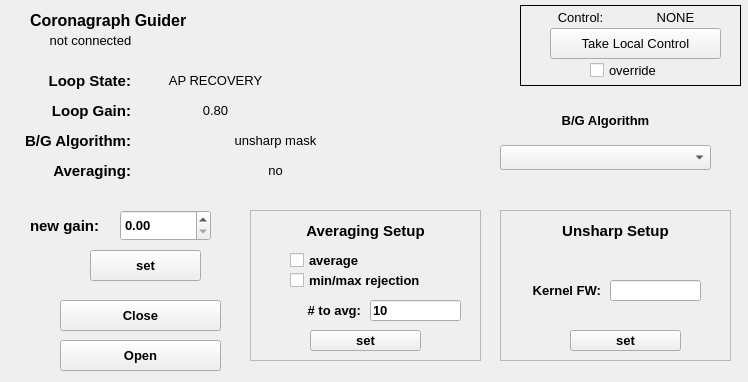
<?xml version="1.0" encoding="UTF-8"?>
<ui version="4.0">
 <class>CoronGuide</class>
 <widget class="QWidget" name="CoronGuide">
  <property name="geometry">
   <rect>
    <x>0</x>
    <y>0</y>
    <width>748</width>
    <height>382</height>
   </rect>
  </property>
  <property name="font">
   <font>
    <pointsize>10</pointsize>
    <weight>75</weight>
    <bold>true</bold>
   </font>
  </property>
  <property name="windowTitle">
   <string>Coronagraph Guider</string>
  </property>
  <widget class="QLabel" name="title">
   <property name="geometry">
    <rect>
     <x>30</x>
     <y>10</y>
     <width>271</width>
     <height>21</height>
    </rect>
   </property>
   <property name="font">
    <font>
     <pointsize>12</pointsize>
     <weight>75</weight>
     <bold>true</bold>
    </font>
   </property>
   <property name="text">
    <string>Coronagraph Guider</string>
   </property>
  </widget>
  <widget class="QLabel" name="StatusConnected">
   <property name="geometry">
    <rect>
     <x>20</x>
     <y>30</y>
     <width>141</width>
     <height>21</height>
    </rect>
   </property>
   <property name="font">
    <font>
     <pointsize>10</pointsize>
     <weight>50</weight>
     <bold>false</bold>
    </font>
   </property>
   <property name="text">
    <string>not connected</string>
   </property>
   <property name="alignment">
    <set>Qt::AlignCenter</set>
   </property>
  </widget>
  <widget class="QLabel" name="StatusCmode">
   <property name="geometry">
    <rect>
     <x>630</x>
     <y>7</y>
     <width>91</width>
     <height>21</height>
    </rect>
   </property>
   <property name="font">
    <font>
     <pointsize>10</pointsize>
     <weight>50</weight>
     <bold>false</bold>
    </font>
   </property>
   <property name="text">
    <string>NONE</string>
   </property>
   <property name="alignment">
    <set>Qt::AlignCenter</set>
   </property>
  </widget>
  <widget class="QLabel" name="LabelCmode">
   <property name="geometry">
    <rect>
     <x>550</x>
     <y>7</y>
     <width>61</width>
     <height>21</height>
    </rect>
   </property>
   <property name="font">
    <font>
     <pointsize>10</pointsize>
     <weight>50</weight>
     <bold>false</bold>
    </font>
   </property>
   <property name="text">
    <string>Control:</string>
   </property>
   <property name="alignment">
    <set>Qt::AlignCenter</set>
   </property>
  </widget>
  <widget class="QPushButton" name="ButtonTakeLocal">
   <property name="geometry">
    <rect>
     <x>550</x>
     <y>28</y>
     <width>171</width>
     <height>31</height>
    </rect>
   </property>
   <property name="font">
    <font>
     <weight>50</weight>
     <bold>false</bold>
    </font>
   </property>
   <property name="text">
    <string>Take Local Control</string>
   </property>
  </widget>
  <widget class="QCheckBox" name="checkBoxOverride">
   <property name="geometry">
    <rect>
     <x>590</x>
     <y>60</y>
     <width>85</width>
     <height>21</height>
    </rect>
   </property>
   <property name="font">
    <font>
     <weight>50</weight>
     <bold>false</bold>
    </font>
   </property>
   <property name="text">
    <string>override</string>
   </property>
  </widget>
  <widget class="QPushButton" name="buttonOpen">
   <property name="geometry">
    <rect>
     <x>60</x>
     <y>340</y>
     <width>161</width>
     <height>31</height>
    </rect>
   </property>
   <property name="text">
    <string>Open</string>
   </property>
  </widget>
  <widget class="QLabel" name="labelCurrentState">
   <property name="geometry">
    <rect>
     <x>20</x>
     <y>70</y>
     <width>111</width>
     <height>21</height>
    </rect>
   </property>
   <property name="font">
    <font>
     <pointsize>11</pointsize>
     <weight>75</weight>
     <bold>true</bold>
    </font>
   </property>
   <property name="text">
    <string>Loop State:</string>
   </property>
   <property name="alignment">
    <set>Qt::AlignRight|Qt::AlignTrailing|Qt::AlignVCenter</set>
   </property>
  </widget>
  <widget class="QLabel" name="labelLoopState">
   <property name="geometry">
    <rect>
     <x>140</x>
     <y>70</y>
     <width>151</width>
     <height>21</height>
    </rect>
   </property>
   <property name="font">
    <font>
     <pointsize>10</pointsize>
     <weight>50</weight>
     <bold>false</bold>
    </font>
   </property>
   <property name="text">
    <string>AP RECOVERY</string>
   </property>
   <property name="alignment">
    <set>Qt::AlignCenter</set>
   </property>
  </widget>
  <widget class="QFrame" name="cModeFrame">
   <property name="geometry">
    <rect>
     <x>520</x>
     <y>5</y>
     <width>221</width>
     <height>81</height>
    </rect>
   </property>
   <property name="frameShape">
    <enum>QFrame::Box</enum>
   </property>
   <property name="frameShadow">
    <enum>QFrame::Plain</enum>
   </property>
   <property name="lineWidth">
    <number>1</number>
   </property>
  </widget>
  <widget class="QLabel" name="labelLoopGain">
   <property name="geometry">
    <rect>
     <x>140</x>
     <y>100</y>
     <width>151</width>
     <height>21</height>
    </rect>
   </property>
   <property name="font">
    <font>
     <pointsize>10</pointsize>
     <weight>50</weight>
     <bold>false</bold>
    </font>
   </property>
   <property name="text">
    <string>0.80</string>
   </property>
   <property name="alignment">
    <set>Qt::AlignCenter</set>
   </property>
  </widget>
  <widget class="QLabel" name="labelGain">
   <property name="geometry">
    <rect>
     <x>20</x>
     <y>100</y>
     <width>111</width>
     <height>21</height>
    </rect>
   </property>
   <property name="font">
    <font>
     <pointsize>11</pointsize>
     <weight>75</weight>
     <bold>true</bold>
    </font>
   </property>
   <property name="text">
    <string>Loop Gain:</string>
   </property>
   <property name="alignment">
    <set>Qt::AlignRight|Qt::AlignTrailing|Qt::AlignVCenter</set>
   </property>
  </widget>
  <widget class="QPushButton" name="buttonClosePause">
   <property name="geometry">
    <rect>
     <x>60</x>
     <y>300</y>
     <width>161</width>
     <height>31</height>
    </rect>
   </property>
   <property name="text">
    <string>Close</string>
   </property>
  </widget>
  <widget class="QLabel" name="labelNewGain">
   <property name="geometry">
    <rect>
     <x>30</x>
     <y>215</y>
     <width>91</width>
     <height>21</height>
    </rect>
   </property>
   <property name="font">
    <font>
     <pointsize>11</pointsize>
     <weight>75</weight>
     <bold>true</bold>
    </font>
   </property>
   <property name="text">
    <string>new gain:</string>
   </property>
  </widget>
  <widget class="QDoubleSpinBox" name="gainSpinBox">
   <property name="geometry">
    <rect>
     <x>120</x>
     <y>210</y>
     <width>91</width>
     <height>31</height>
    </rect>
   </property>
   <property name="maximum">
    <double>1.000000000000000</double>
   </property>
   <property name="singleStep">
    <double>0.010000000000000</double>
   </property>
  </widget>
  <widget class="QPushButton" name="buttonSetGain">
   <property name="geometry">
    <rect>
     <x>90</x>
     <y>250</y>
     <width>111</width>
     <height>31</height>
    </rect>
   </property>
   <property name="text">
    <string>set</string>
   </property>
  </widget>
  <widget class="QComboBox" name="bgAlgoCombo">
   <property name="geometry">
    <rect>
     <x>500</x>
     <y>145</y>
     <width>211</width>
     <height>25</height>
    </rect>
   </property>
  </widget>
  <widget class="QLabel" name="labelNewGain_3">
   <property name="geometry">
    <rect>
     <x>500</x>
     <y>110</y>
     <width>211</width>
     <height>21</height>
    </rect>
   </property>
   <property name="font">
    <font>
     <pointsize>10</pointsize>
     <weight>75</weight>
     <bold>true</bold>
    </font>
   </property>
   <property name="text">
    <string>B/G Algorithm</string>
   </property>
   <property name="alignment">
    <set>Qt::AlignCenter</set>
   </property>
  </widget>
  <widget class="QLabel" name="labelGain_2">
   <property name="geometry">
    <rect>
     <x>0</x>
     <y>130</y>
     <width>131</width>
     <height>21</height>
    </rect>
   </property>
   <property name="font">
    <font>
     <pointsize>11</pointsize>
     <weight>75</weight>
     <bold>true</bold>
    </font>
   </property>
   <property name="text">
    <string>B/G Algorithm:</string>
   </property>
   <property name="alignment">
    <set>Qt::AlignRight|Qt::AlignTrailing|Qt::AlignVCenter</set>
   </property>
  </widget>
  <widget class="QLabel" name="labelBGAlgo">
   <property name="geometry">
    <rect>
     <x>140</x>
     <y>130</y>
     <width>271</width>
     <height>21</height>
    </rect>
   </property>
   <property name="font">
    <font>
     <pointsize>10</pointsize>
     <weight>50</weight>
     <bold>false</bold>
    </font>
   </property>
   <property name="text">
    <string>unsharp mask</string>
   </property>
   <property name="alignment">
    <set>Qt::AlignCenter</set>
   </property>
  </widget>
  <widget class="QLabel" name="labelAvgCurr">
   <property name="geometry">
    <rect>
     <x>140</x>
     <y>160</y>
     <width>271</width>
     <height>21</height>
    </rect>
   </property>
   <property name="font">
    <font>
     <pointsize>10</pointsize>
     <weight>50</weight>
     <bold>false</bold>
    </font>
   </property>
   <property name="text">
    <string>no</string>
   </property>
   <property name="alignment">
    <set>Qt::AlignCenter</set>
   </property>
  </widget>
  <widget class="QLabel" name="labelGain_3">
   <property name="geometry">
    <rect>
     <x>0</x>
     <y>160</y>
     <width>131</width>
     <height>21</height>
    </rect>
   </property>
   <property name="font">
    <font>
     <pointsize>11</pointsize>
     <weight>75</weight>
     <bold>true</bold>
    </font>
   </property>
   <property name="text">
    <string>Averaging:</string>
   </property>
   <property name="alignment">
    <set>Qt::AlignRight|Qt::AlignTrailing|Qt::AlignVCenter</set>
   </property>
  </widget>
  <widget class="QFrame" name="frame">
   <property name="geometry">
    <rect>
     <x>500</x>
     <y>210</y>
     <width>231</width>
     <height>151</height>
    </rect>
   </property>
   <property name="frameShape">
    <enum>QFrame::StyledPanel</enum>
   </property>
   <property name="frameShadow">
    <enum>QFrame::Raised</enum>
   </property>
   <widget class="QPushButton" name="kfwhmSetButton">
    <property name="geometry">
     <rect>
      <x>70</x>
      <y>120</y>
      <width>111</width>
      <height>21</height>
     </rect>
    </property>
    <property name="text">
     <string>set</string>
    </property>
   </widget>
   <widget class="QLabel" name="labelNewGain_2">
    <property name="geometry">
     <rect>
      <x>0</x>
      <y>70</y>
      <width>101</width>
      <height>21</height>
     </rect>
    </property>
    <property name="font">
     <font>
      <pointsize>10</pointsize>
      <weight>75</weight>
      <bold>true</bold>
     </font>
    </property>
    <property name="text">
     <string>Kernel FW:</string>
    </property>
    <property name="alignment">
     <set>Qt::AlignRight|Qt::AlignTrailing|Qt::AlignVCenter</set>
    </property>
   </widget>
   <widget class="QLineEdit" name="kfwhmEntry">
    <property name="geometry">
     <rect>
      <x>110</x>
      <y>70</y>
      <width>91</width>
      <height>21</height>
     </rect>
    </property>
    <property name="font">
     <font>
      <pointsize>10</pointsize>
     </font>
    </property>
   </widget>
   <widget class="QLabel" name="labelNewGain_5">
    <property name="geometry">
     <rect>
      <x>10</x>
      <y>10</y>
      <width>211</width>
      <height>21</height>
     </rect>
    </property>
    <property name="font">
     <font>
      <pointsize>11</pointsize>
      <weight>75</weight>
      <bold>true</bold>
     </font>
    </property>
    <property name="text">
     <string>Unsharp Setup</string>
    </property>
    <property name="alignment">
     <set>Qt::AlignCenter</set>
    </property>
   </widget>
  </widget>
  <widget class="QFrame" name="frame_2">
   <property name="geometry">
    <rect>
     <x>250</x>
     <y>210</y>
     <width>231</width>
     <height>151</height>
    </rect>
   </property>
   <property name="frameShape">
    <enum>QFrame::StyledPanel</enum>
   </property>
   <property name="frameShadow">
    <enum>QFrame::Raised</enum>
   </property>
   <widget class="QLabel" name="labelNewGain_6">
    <property name="geometry">
     <rect>
      <x>10</x>
      <y>10</y>
      <width>211</width>
      <height>21</height>
     </rect>
    </property>
    <property name="font">
     <font>
      <pointsize>11</pointsize>
      <weight>75</weight>
      <bold>true</bold>
     </font>
    </property>
    <property name="text">
     <string>Averaging Setup</string>
    </property>
    <property name="alignment">
     <set>Qt::AlignCenter</set>
    </property>
   </widget>
   <widget class="QCheckBox" name="useAvgCheck">
    <property name="geometry">
     <rect>
      <x>40</x>
      <y>40</y>
      <width>141</width>
      <height>20</height>
     </rect>
    </property>
    <property name="text">
     <string>average</string>
    </property>
   </widget>
   <widget class="QCheckBox" name="minMaxCheck">
    <property name="geometry">
     <rect>
      <x>40</x>
      <y>60</y>
      <width>161</width>
      <height>20</height>
     </rect>
    </property>
    <property name="text">
     <string>min/max rejection</string>
    </property>
   </widget>
   <widget class="QPushButton" name="avgSetButton">
    <property name="geometry">
     <rect>
      <x>60</x>
      <y>120</y>
      <width>111</width>
      <height>21</height>
     </rect>
    </property>
    <property name="text">
     <string>set</string>
    </property>
   </widget>
   <widget class="QLabel" name="labelNewGain_7">
    <property name="geometry">
     <rect>
      <x>10</x>
      <y>90</y>
      <width>101</width>
      <height>21</height>
     </rect>
    </property>
    <property name="font">
     <font>
      <pointsize>10</pointsize>
      <weight>75</weight>
      <bold>true</bold>
     </font>
    </property>
    <property name="text">
     <string># to avg:</string>
    </property>
    <property name="alignment">
     <set>Qt::AlignRight|Qt::AlignTrailing|Qt::AlignVCenter</set>
    </property>
   </widget>
   <widget class="QLineEdit" name="numAvgEntry">
    <property name="geometry">
     <rect>
      <x>120</x>
      <y>90</y>
      <width>91</width>
      <height>21</height>
     </rect>
    </property>
    <property name="font">
     <font>
      <pointsize>10</pointsize>
     </font>
    </property>
    <property name="text">
     <string>10</string>
    </property>
   </widget>
   <zorder>labelNewGain_6</zorder>
   <zorder>useAvgCheck</zorder>
   <zorder>minMaxCheck</zorder>
   <zorder>labelNewGain_2</zorder>
   <zorder>kfwhmEntry</zorder>
   <zorder>kfwhmSetButton_2</zorder>
   <zorder>avgSetButton</zorder>
   <zorder>labelNewGain_7</zorder>
   <zorder>numAvgEntry</zorder>
  </widget>
 </widget>
 <tabstops>
  <tabstop>checkBoxOverride</tabstop>
  <tabstop>ButtonTakeLocal</tabstop>
 </tabstops>
 <resources/>
 <connections/>
</ui>
